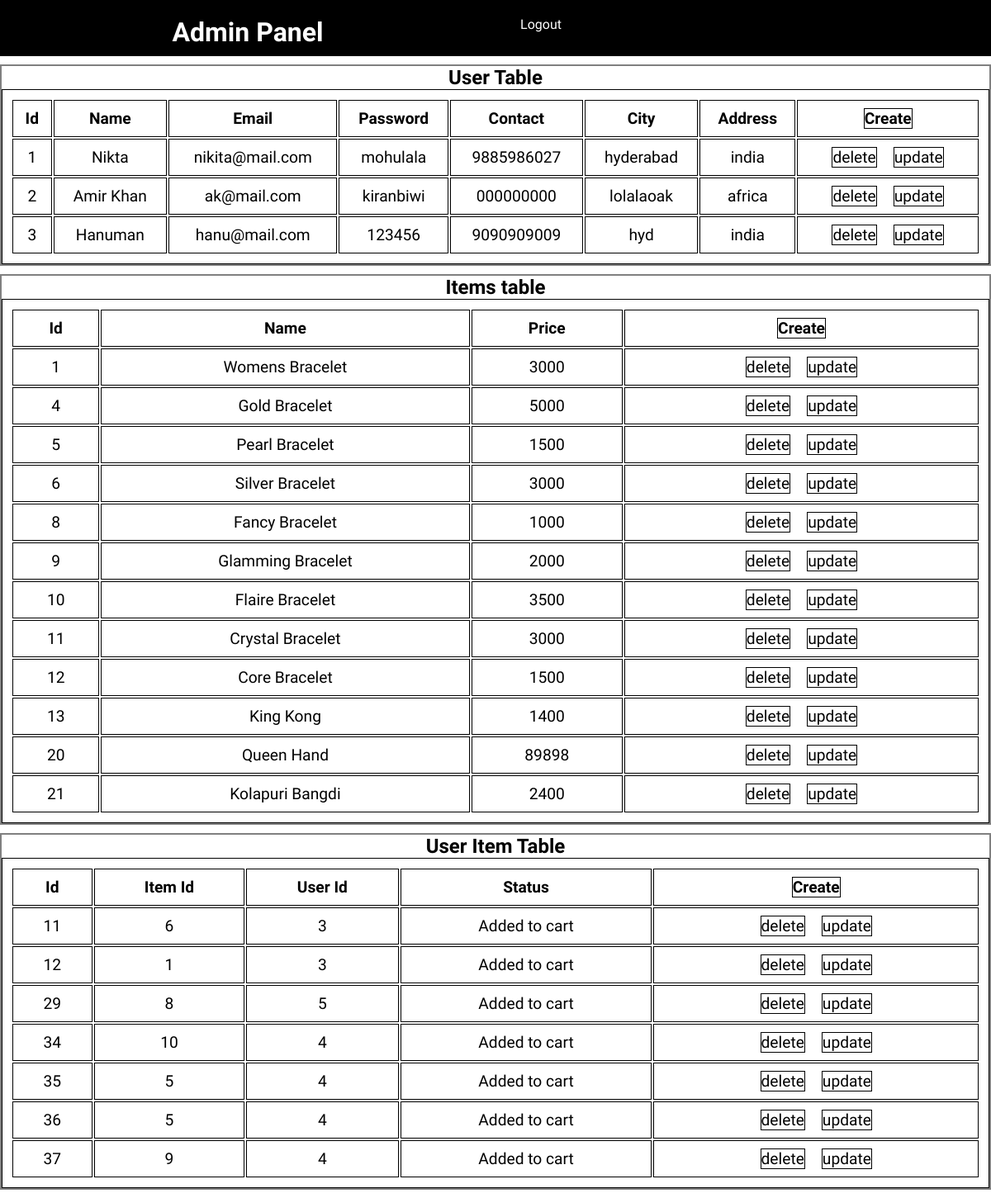
Page /alisha-e-commerce/admin.php on the committed database.
### tables this page shows
CREATE TABLE `users` (
  `id` int(11) NOT NULL,
  `name` varchar(255) NOT NULL,
  `email` varchar(255) NOT NULL,
  `password` varchar(255) NOT NULL,
  `contact` varchar(255) NOT NULL,
  `city` varchar(255) NOT NULL,
  `address` varchar(255) NOT NULL
);

CREATE TABLE `items` (
  `id` int(11) NOT NULL,
  `name` varchar(255) NOT NULL,
  `price` int(11) NOT NULL
);

CREATE TABLE `users_items` (
  `id` int(11) NOT NULL,
  `item_id` int(11) NOT NULL,
  `status` enum('Added to cart','Confirmed') NOT NULL,
  `user_id` int(11) NOT NULL
);

### alisha-e-commerce/admin.php (the view, shortened to what this page needs)
<?php require "common.php";
 $uquery="SELECT * from users";
 $iquery="SELECT * from items";
 $uiquery="SELECT * from users_items";
?>
<!DOCTYPE html>
<html lang="en">
<head>
</head>
<body>
  <header>
    <div class="header">
      <h1>Admin Panel</h1>
    </div>
    <nav>
      <ul>
 <li><a href = "logout_script.php"> Logout</a>
      </ul>
    </nav>
  </header>
  <main>
      <section>
          <h2>User Table</h2>
          <table class="tables">
              <thead>
                  <tr>
                      <th>Id</th>
                      <th>Name</th>
                      <th>Email</th>
                      <th>Password</th>
                      <th>Contact</th>
                      <th>City</th>
                      <th>Address</th>
                      <th><a href="adminwork/createuser.php">Create</a></th>
                  </tr>
              </thead>
              <tbody>
                  <?php
                  $uqueryr=mysqli_query($con,$uquery) or die(mysqli_error($con));
                  while($row=mysqli_fetch_array($uqueryr)){
                      if($row['id']==1 || $row['id']==2)
                      continue;
                      else{
                          echo "<tr>";
                          echo "<td>".($row['id']-2)."</td>";
                          echo "<td>".$row['name']."</td>";
                          echo "<td>".$row['email']."</td>";
                          echo "<td>".$row['password']."</td>";
                          echo "<td>".$row['contact']."</td>";
                          echo "<td>".$row['city']."</td>";
                          echo "<td>".$row['address']."</td>";?>
                          <td><a href="adminwork/deleteuser.php?id=<?php echo $row['id'];?>">delete</i></a><a href="adminwork/updateuser.php?id=<?php echo $row['id'];?>">update</a></td>
                          <?php echo "</tr>";
                      }
                  }
                  ?>
              </tbody>
          </table>
      </section>
      <section>
          <h2>Items table</h2>
          <table class="tables">
              <thead>
                  <tr>
                      <th>Id</th>
                      <th>Name</th>
                      <th>Price</th>
                      <th><a href="adminwork/createitem.php">Create</a></th>
                  </tr>
              </thead>
              <tbody>
                  <?php
                   $iqueryr=mysqli_query($con,$iquery) or die(mysqli_error($con));
                   while($row=mysqli_fetch_array($iqueryr)){
                           echo "<tr>";
                           echo "<td>".$row['id']."</td>";
                           echo "<td>".$row['name']."</td>";
                           echo "<td>".$row['price']."</td>";?>
                            <td><a href="adminwork/deleteitem.php?id=<?php echo $row['id'];?>">delete</i></a><a href="adminwork/updateitem.php?id=<?php echo $row['id'];?>">update</a></td>
                          <?php echo "</tr>";
                    }
                  ?>
              </tbody>
          </table>
      </section>
      <section>
          <h2>User Item Table</h2>
          <table class="tables">
              <thead>
                  <tr>
                      <th>Id</th>
                      <th>Item Id</th>
                      <th>User Id</th>
                      <th>Status</th>
                      <th><a href="adminwork/createUI.php">Create</a></th>
                  </tr>
              </thead>
              <tbody>
                  <?php
                   $uiqueryr=mysqli_query($con,$uiquery) or die(mysqli_error($con));
                   while($row=mysqli_fetch_array($uiqueryr)){
                              if($row['user_id']==1 ||$row['user_id']==2)
                              continue;
                              else{
                           echo "<tr>";
                           echo "<td>".$row['id']."</td>";
                           echo "<td>".$row['item_id']."</td>";
                           echo "<td>".$row['user_id']."</td>";
                           echo "<td>".$row['status']."</td>";?>
                           <td><a href="adminwork/deleteUI.php?id=<?php echo $row['id'];?>">delete</i></a><a href="adminwork/updateUI.php?id=<?php echo $row['id'];?>">update</a></td>
                           <?php echo "</tr>";
                        }
                    }
                  ?>
              </tbody>
          </table>
      </section>
  </main>
</body>
</html>

### alisha-e-commerce/admin.php (style rules this page uses)
* { margin: 0; padding: 0; box-sizing: border-box; font-family: 'Simonetta', cursive,'Open Sans', sans-serif;; }
header { background-color: #000; display: flex; flex-direction: row; color:#fff; text-align: center; }
.header { flex: 50%; }
.header h1 { font-size: 200%; padding: 10px; margin-top:10px ; }
nav { flex: 50%; }
ul { display: flex; }
nav ul li { list-style: none; width: 15%; padding: 10px; margin: 10px; }
nav ul li a { width: 100%; text-decoration: none; color: #fff; }
section { margin:10px 0 ; border: 2px solid grey; }
section h2 { text-align: center; }
.tables { width: 100%; border: 1px solid black; padding: 10px; }
.tables th,td { text-align: center; font-size: larger; }
.tables tr { border: 1px solid #000; }
tr th, tr td { border: 1px solid #000; padding: 10px; }
th a, td a { color: black; border: 1px solid #000; margin:0 10px; text-decoration: none; }

### rows in the picture
users: $row['id']-2 "1", name "Nikta", email "nikita@mail.com", password "mohulala", contact "9885986027", city "hyderabad", address "india"
users: $row['id']-2 "2", name "Amir Khan", email "ak@mail.com", password "kiranbiwi", contact "000000000", city "lolalaoak", address "africa"
users: $row['id']-2 "3", name "Hanuman", email "hanu@mail.com", password "123456", contact "9090909009", city "hyd", address "india"
items: id "1", name "Womens Bracelet", price "3000"
items: id "4", name "Gold Bracelet", price "5000"
items: id "5", name "Pearl Bracelet", price "1500"
items: id "6", name "Silver Bracelet", price "3000"
items: id "8", name "Fancy Bracelet", price "1000"
items: id "9", name "Glamming Bracelet", price "2000"
items: id "10", name "Flaire Bracelet", price "3500"
items: id "11", name "Crystal Bracelet", price "3000"
items: id "12", name "Core Bracelet", price "1500"
items: id "13", name "King Kong", price "1400"
items: id "20", name "Queen Hand", price "89898"
items: id "21", name "Kolapuri Bangdi", price "2400"
users_items: id "11", item "6", user "3", status "Added to cart"
users_items: id "12", item "1", user "3", status "Added to cart"
users_items: id "29", item "8", user "5", status "Added to cart"
users_items: id "34", item "10", user "4", status "Added to cart"
users_items: id "35", item "5", user "4", status "Added to cart"
users_items: id "36", item "5", user "4", status "Added to cart"
users_items: id "37", item "9", user "4", status "Added to cart"
